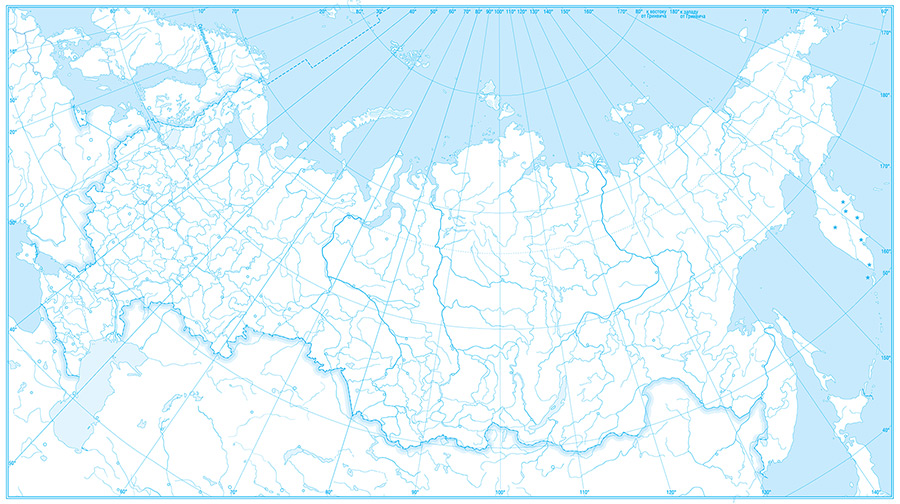
#> input picture оави/Lab2/cart.png, 900 x 504 px
$ python main.py
#> lines starting #> are read from the running program, lines starting #| are printed output that depends on the picture
#> further down, image is the input picture: PIL image 900x504 RGB; mean R, G, B 224.6, 244.2, 252
from PIL import Image
import numpy as np

# Функция для приведения полноцветного изображения к полутоновому
def rgb_to_grayscale(image):
    image_np = np.array(image)  # Преобразуем изображение в NumPy-массив
    # Взвешенное усреднение по каналам R, G, B
    grayscale = (0.299 * image_np[:, :, 0] + 0.587 * image_np[:, :, 1] + 0.114 * image_np[:, :, 2]).astype(np.uint8)
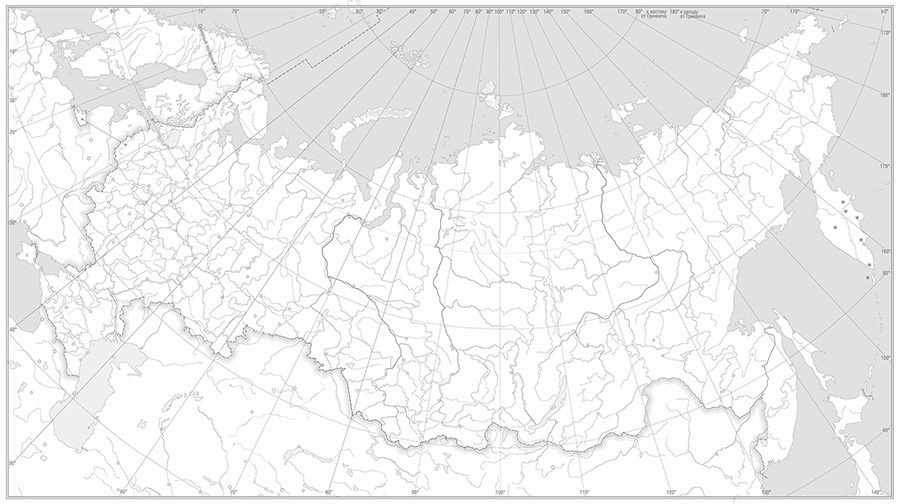
#> grayscale: shape (504, 900); min 102, max 255, mean 238.7
    return Image.fromarray(grayscale, mode="L")

# Функция для пороговой обработки (бинаризации)
def threshold_binarization(image_data, threshold):
    # Применяем порог
    binary = np.where(image_data > threshold, 255, 0)
    return binary.astype(np.uint8)

# Функция для адаптивной бинаризации (метод NICK)
def adaptive_threshold_nick(image, k=-0.2, window_size=5):
#> called with k = 0.2, window_size = 5
    grayscale_np = np.array(image, dtype=np.float32)
    height, width = grayscale_np.shape
#> height = 504; width = 900
    half_window = window_size // 2

    # Создаём пустое бинарное изображение
    binary_np = np.zeros((height, width), dtype=np.uint8)

    for y in range(height):
        for x in range(width):
            # Определяем границы окна
            x_min, x_max = max(0, x - half_window), min(width, x + half_window + 1)
            y_min, y_max = max(0, y - half_window), min(height, y + half_window + 1)

            # Извлекаем окно 5×5
            window = grayscale_np[y_min:y_max, x_min:x_max]

            # Среднее и стандартное отклонение
            mean = np.mean(window)
            std = np.std(window)

            # Порог по NICK
            threshold = mean + k * std

            # Бинаризация
            binary_np[y, x] = 255 if grayscale_np[y, x] > threshold else 0
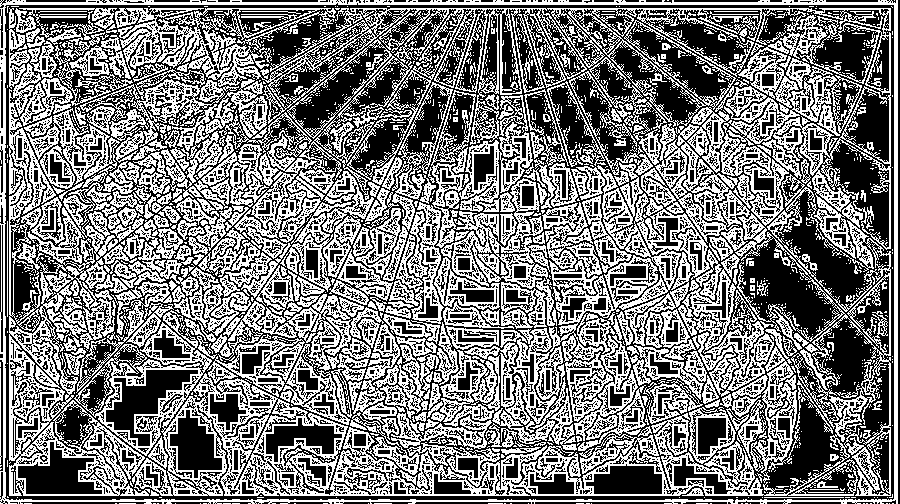
#> binary_np: shape (504, 900); 48.4% white in thin lines or dots

    return Image.fromarray(binary_np, mode="L")

# Загрузка изображения
image = Image.open('cart.png')
image_data = np.array(image)

# 1. Приведение полноцветного изображения к полутоновому
grayscale_image = rgb_to_grayscale(image_data)
grayscale_image.save('mike_grayscale_image.bmp')

# 2. Приведение полутонового изображения к монохромному
adaptive_binary_image = adaptive_threshold_nick(grayscale_image, window_size=5, k=0.2)
adaptive_binary_image.save('cart_binary_image_adaptive_nick.bmp')

print("Все операции выполнены и результаты сохранены.")
